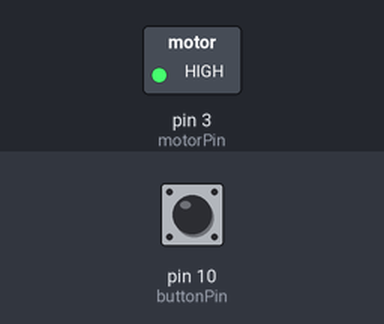
A sketch run on a simulated Arduino Uno, built with avr-gcc and run on an emulated ATmega328P. On the bench: switched loads named in the sketch (green lamp = pin HIGH). Inputs (shaded band) come from the test bench; at power-on: pin 10 (buttonPin) HIGH.

Above: at 1.2 s.
1.3 s: pin 10 (buttonPin) pulled LOW for 0.15 s
At 1.37 s:
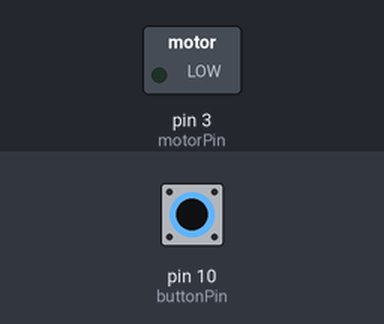
2.9 s: pin 10 (buttonPin) pulled LOW for 3.2 s
At 6.7 s:
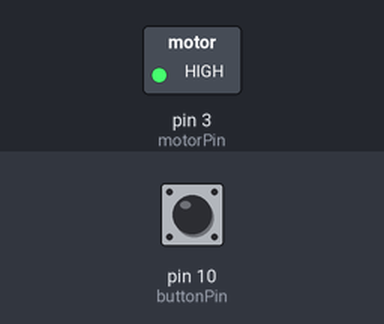
Timing chart, 0 to 8.2 s (numbered marks = the images above; inputs shaded):
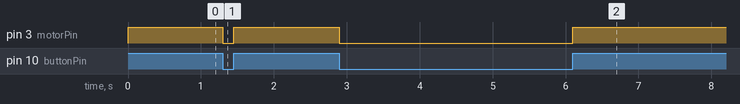

Measured:
- after the input at 1.3 s, pin 3 (motorPin): HIGH → LOW at once, → HIGH 0.15 s later
- after the input at 2.9 s, pin 3 (motorPin): HIGH → LOW at once, → HIGH 3.2 s later

The sketch:

oneButtonMotorControl.pde
```cpp
const int buttonPin = 10; // Sets buttonPin to digital pin 12
const int motorPin = 3; // Sets motorPin to digital pin 8

int buttonVal = 0; // Will pass button value here

void setup()
{
  pinMode(buttonPin, INPUT); // Makes buttonPin an input
  pinMode(motorPin, OUTPUT); // Makes motorPin an output
  digitalWrite(buttonPin, HIGH); // Activates the Pull up resistor
                                 // If we did not have this the switch
                                 // would not work correctly.
}

void loop()
{
  buttonVal = digitalRead(buttonPin); // What ever is at buttonPin is
                                      // sent to buttonVal

  if (buttonVal == 1)
  {
    digitalWrite(motorPin, HIGH); // Turn motor on if buttonVal equals one
  }
  else
  {
    digitalWrite(motorPin, LOW); // Turns motor off for all other values.
  }

}
```
